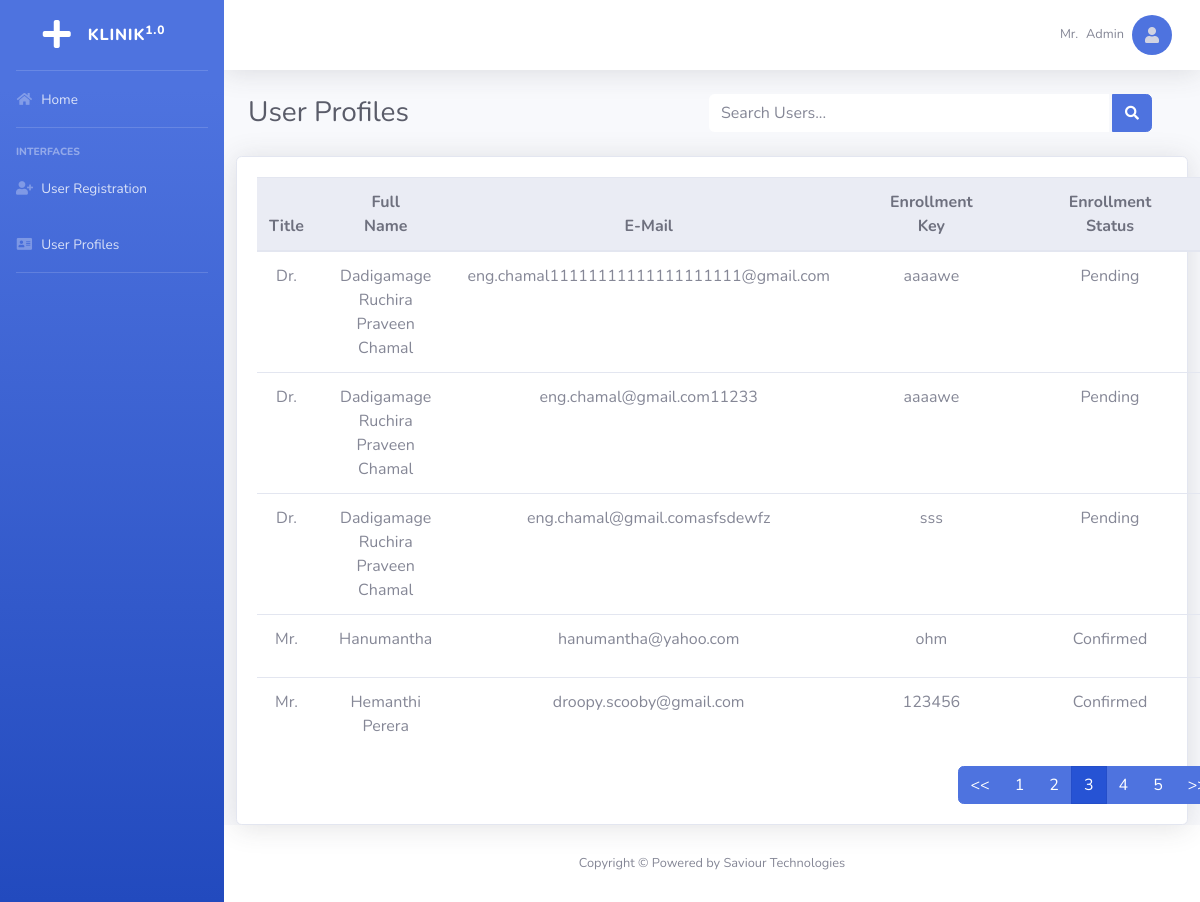
Page /admin/userProfiles.php?page=3 (signed in) on the committed database.
### tables this page shows
CREATE TABLE `user` (
  `id` int(11) NOT NULL,
  `name` varchar(150) NOT NULL,
  `email` varchar(100) NOT NULL,
  `password` varchar(64) NOT NULL,
  `title` enum('Dr.','Ms.','Mrs.','Mr.') NOT NULL,
  `nic` varchar(15) NOT NULL,
  `staff_id` varchar(15) DEFAULT NULL,
  `address` varchar(200) NOT NULL,
  `user_type` enum('Admin','Doctor','Assistant') NOT NULL,
  `contact_no` int(15) NOT NULL,
  `enrollment_key` varchar(10) DEFAULT NULL,
  `user_enroll_status` enum('Pending','Confirmed','Deleted') DEFAULT NULL,
  `slmc_no` varchar(15) DEFAULT NULL,
  `is_deleted` enum('yes') DEFAULT NULL,
  `last_login` datetime DEFAULT NULL
);

### admin/queries/get_user_profile_list.php (the view, shortened to what this page needs)
<?php
    $connection = mysqli_connect("localhost","root","","kdb");
    if(isset($_GET['page']))
    {
        $page = $_GET['page'];
    }
    else
    {
        $page = 1;
    }
    $num_per_page = 5;
    $start_from = ($page-1)*5;
    $query = "SELECT id,title,name,email,enrollment_key,user_enroll_status FROM user WHERE is_deleted IS Null AND user_type!='Admin' ORDER BY name LIMIT $start_from,$num_per_page";
    $result_set = mysqli_query($connection,$query);
    if(mysqli_num_rows($result_set)){
    	while ($record = mysqli_fetch_assoc($result_set))
        {
    		$table .= '<tr>';
    		$table .= '<td style="text-align:center;">'. $record['title'] . '</td>';
    		$table .= '<td style="text-align:center;">'. $record['name'] . '</td>';
    		$table .= '<td style="text-align:center;">'. $record['email'] . '</td>';
    		$table .= '<td style="text-align:center;">'. $record['enrollment_key'] . '</td>';
    		$table .= '<td style="text-align:center;">'. $record['user_enroll_status'] . '</td>';
    		$table .= '<td style="text-align:center;"><form action="userViewProfile.php?id='.$record['id'].'" method="post"><button type="submit" name="view_profile_btn" class="btn btn-success"><i class="fas fa-eye"></i> View </button> </form> </td>';
            $table .= '<td style="text-align:center;"><button data-toggle="modal" data-target="#deleteModal'.$record['id'].'" type="submit" name="delete_user" class="btn btn-danger"><i class="fas fa-times"></i> Delete </button></td>
                    <div class="modal fade" id="deleteModal'.$record['id'].'" tabindex="-1" role="dialog" aria-labelledby="exampleModalLabel" aria-hidden="true">
                        <div class="modal-dialog" role="document">
                            <div class="modal-content">
                                <div class="modal-header">
                                    <h5 class="modal-title" id="exampleModalLabel">Are You Sure.?</h5>
                                    <button class="close" type="button" data-dismiss="modal" aria-label="yes">
                                        <span aria-hidden="true">×</span>
                                    </button>
                                </div>
                                <div class="modal-body">This user will be deleted permanently from the system.</div>
                            <div class="modal-footer">
                                <a class="btn btn-danger" href="queries/delete_user.php?id='.$record['id'].'&page='.$page.'">Delete</a>
                                <button class="btn btn-secondary" type="button" data-dismiss="modal">Cancel</button>
                            </div>
                        </div>
                    </div>
                    </div>';
    		$table .= '</tr>';
    	}
        $table .= '</table>';
        echo $table;
    }
?>

### rows in the picture
user: title "Dr.", name "Dadigamage Ruchira Praveen Chamal", email "eng.chamal11111111111111111111@gmail.com", enrollment_key "aaaawe", user_enroll_status "Pending"
user: title "Dr.", name "Dadigamage Ruchira Praveen Chamal", email "eng.chamal@gmail.com11233", enrollment_key "aaaawe", user_enroll_status "Pending"
user: title "Dr.", name "Dadigamage Ruchira Praveen Chamal", email "eng.chamal@gmail.comasfsdewfz", enrollment_key "sss", user_enroll_status "Pending"
user: title "Mr.", name "Hanumantha", email "hanumantha@yahoo.com", enrollment_key "ohm", user_enroll_status "Confirmed"
user: title "Mr.", name "Hemanthi Perera", email "droopy.scooby@gmail.com", enrollment_key "123456", user_enroll_status "Confirmed"

### other values in the picture
$_SESSION['title'] "Mr."
$_SESSION['name'] "Admin"
$i "5"
